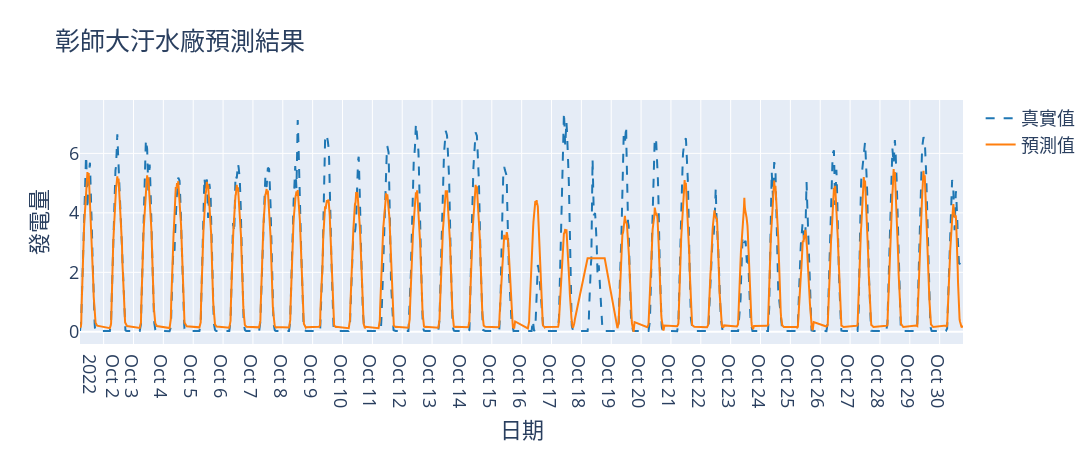

Notebook cell for this chart:
### Code cell
line_color = [
    '#1f77b4',  # muted blue
    '#ff7f0e',  # safety orange
    '#2ca02c',  # cooked asparagus green
    '#d62728',  # brick red
    '#9467bd',  # muted purple
    '#8c564b',  # chestnut brown
    '#e377c2',  # raspberry yogurt pink
    '#7f7f7f',  # middle gray
    '#bcbd22',  # curry yellow-green
    '#17becf'   # blue-teal
]


xtick = int(len(test_data['TIME_TO_INTERVAL'])/48)

fig_line = go.Figure()

fig_line.add_trace(go.Scatter(y = pred['true'], x=test_data['TIME_TO_INTERVAL'],
                    mode='lines',
                    name='真實值',
                    line={'dash': 'dash'},
                    line_color= '#1f77b4'))
fig_line.add_trace(go.Scatter(y = pred['pred'], x=test_data['TIME_TO_INTERVAL'],
                    mode='lines',
                    name='預測值',
                    line_color= '#ff7f0e'))
fig_line.update_layout(
    yaxis_title='發電量',
    xaxis_title='日期',
    title='彰師大汙水廠預測結果',
    font=dict(
        size=18,
    ),
#     yaxis2=dict(anchor='x', overlaying='y', side='right')
    height=450, 
    width=1500,

)

fig_line.update_xaxes(nticks=xtick)


#     fig_line.write_html(f'{folder_path}/img/{methods}_{i}.html')


fig_line.show()

### Figure 1 — Plotly figure (JSON) as saved in the notebook; plotly's stock layout.template omitted (floating-point values rounded to 4 significant figures; data arrays with more than 128 entries replaced by an {"elided": "..."} marker saying what was removed)
{"data": [{"line": {"color": "#1f77b4", "dash": "dash"}, "mode": "lines", "name": "真實值", "type": "scatter", "x": {"elided": "1680 str values"}, "y": {"elided": "1680 float values"}}, {"line": {"color": "#ff7f0e"}, "mode": "lines", "name": "預測值", "type": "scatter", "x": {"elided": "1680 str values"}, "y": {"elided": "1680 float values"}}], "layout": {"font": {"size": 18}, "height": 450, "title": {"text": "彰師大汙水廠預測結果"}, "width": 1500, "xaxis": {"nticks": 35, "title": {"text": "日期"}}, "yaxis": {"title": {"text": "發電量"}}}}
